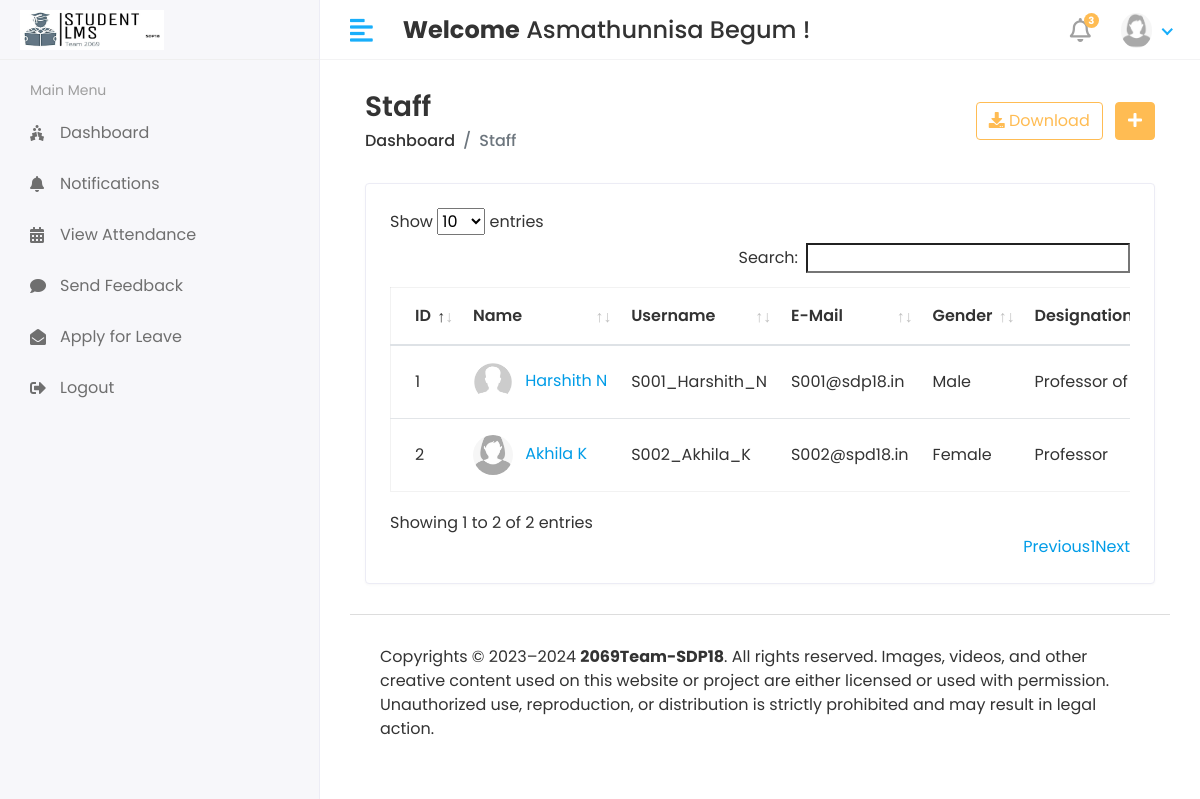
Screenshot of /HOD/Staff/View (signed in) with the database file from the repository.
### app/models.py (models this page shows, shortened)
class CustomUser(AbstractUser):
    USER_CHOICES = (
        (1, 'HOD'),
        (2, 'STAFF'),
        (3, 'STUDENT'),
    )
    user_type = models.CharField(choices=USER_CHOICES, max_length=50, default=1)
    profile_pic = models.ImageField(upload_to='media/profile_pics')
    class Meta:
        db_table = 'custom_user_table'

class Staff(models.Model):
    admin = models.OneToOneField(CustomUser,on_delete=models.CASCADE)
    address = models.TextField()
    gender = models.CharField(max_length=100)
    desgination = models.CharField(max_length=100)
    created_at = models.DateTimeField(auto_now_add=True)
    updated_at = models.DateTimeField(auto_now_add=True)
    class Meta:
        db_table = 'staff_table'

### Studentlearningmanagementsystem/HOD_views.py (the view)
# urls.py: path('HOD/Staff/View', HOD_views.VIEW_STAFF, name='view_staff'),
@login_required(login_url='/')
def VIEW_STAFF(request):
    staff = Staff.objects.all()
    context = {
        'staff':staff,
    }
    return render(request, 'Hod/view_staff.html', context)

### templates/HOD/view_staff.html (shortened to what this page needs)
{% extends 'base.html' %}
{% block content %}
<div class="content container-fluid">
    <div class="page-header">
        <div class="row align-items-center">
            <div class="col">
                <h3 class="page-title">Staff</h3>
                <ul class="breadcrumb">
                    <li class="breadcrumb-item"><a href="{% url 'HOD_home' %}">Dashboard</a></li>
                    <li class="breadcrumb-item active">Staff</li>
                </ul>
            </div>
            <div class="col-auto text-right ml-auto">
                <a href="#" class="btn btn-outline-primary mr-2"><i class="fas fa-download"></i> Download</a>
                <a href="{% url 'add_staff' %}" class="btn btn-primary"><i class="fas fa-plus"></i></a>
            </div>
        </div>
    </div>
    <div class="row">
        <div class="col-sm-12">
            <div class="card card-table">
                <div class="card-body">
                    <div class="table-responsive">
                        <table id='table_id' class="table table-hover table-center mb-0">
                            <thead>
                                <tr>
                                    <th>ID</th>
                                    <th>Name</th>
                                    <th>Username</th>
                                    <th>E-Mail</th>
                                    <th>Gender</th>
                                    <th>Designation</th>
                                </tr>
                            </thead>
                            <tbody>
                                {% for i in staff %}
                                <tr>
                                    <td>{{i.id}}</td>
                                    <td>
                                        <div class="table-avatar">
                                            <a href="student-details.html" class="avatar avatar-sm mr-2"><img
                                                    class="avatar-img rounded-circle"
                                                    src="/{{i.admin.profile_pic}}" alt="User Image"></a>
                                            <a href="student-details.html">{{i.admin.first_name}}&nbsp;{{i.admin.last_name}}</a>
                                        </div>
                                    </td>
                                    <td>{{i.admin.username}}</td>
                                    <td>{{i.admin.email}}</td>
                                    <td>{{i.gender}}</td>
                                    <td>{{i.desgination}}</td>
                                </tr>
                                {% endfor %}
                            </tbody>
                        </table>
                    </div>
                </div>
            </div>
        </div>
    </div>
</div>
{% endblock %}

### templates/includes/header.html (shortened to what this page needs)
{% load static %}
<div class="header">
    <div class="header-left">
       <a href="index.html" class="logo">
       <img src="{% static 'assets/img/logo3.jpg' %}" alt="Logo">
       </a>
    </div>
    <a href="javascript:void(0);" id="toggle_btn">
    <i class="fas fa-align-left"></i>
    </a>
    <div class="top-nav-search mt-3">
      <h4><strong>Welcome</strong>&nbsp;<span>{{user.first_name}} {{ user.last_name }}&nbsp;!</span></h4>
    </div>
    <ul class="nav user-menu">
       <li class="nav-item dropdown noti-dropdown">
          <a href="#" class="dropdown-toggle nav-link" data-toggle="dropdown">
          <i class="far fa-bell"></i> <span class="badge badge-pill">3</span>
          </a>
       </li>
       <li class="nav-item dropdown has-arrow">
          <a href="#" class="dropdown-toggle nav-link" data-toggle="dropdown">
            {% if user.profile_pic == "" %}
            <img class="rounded-circle" src="{% static '/assets/img/noimg.jpg' %}" width="31" alt="{{user.username}}">
            {% else %}
          <span class="user-img"><img class="rounded-circle" src="/{{ user.profile_pic }}" width="31" alt="{{user.username}}"></span>
          {% endif %}
         </a>
       </li>
    </ul>
 </div>

### static/assets/css/style.css (style rules this page uses)
html { height: 100%; }
body { background-color: #fff; color: #333; font-family: 'Poppins', sans-serif; font-size: 1rem; height: 100%; line-height: 1.5; overflow-x: hidden; }
h1, h2, h3, h4, h5, h6 { font-family: 'Poppins', sans-serif; margin-top: 0; }
a { color: #009ce7; }
input, button, a { transition: all 0.4s ease; -moz-transition: all 0.4s ease; -o-transition: all 0.4s ease; -ms-transition: all 0.4s ease; -webkit-transition: all 0.4s ease; }
ul, ol { padding: 0px; list-style: none; }
.table { color: #333; max-width: 100%; margin-bottom: 0; width: 100%; }
.table.dataTable { border-collapse: collapse !important; border: 1px solid rgba(0, 0, 0, 0.05); }
.table thead tr th { font-weight: 600; }
.table tbody tr { border-bottom: 1px solid rgba(0, 0, 0, 0.05); }
.table.table-center td, .table.table-center th { vertical-align: middle; }
.card-table .card-body .table > thead > tr > th { border-top: 0; }
.card-table .card-body .table tr td:first-child, .card-table .card-body .table tr th:first-child { padding-left: 1.5rem; }
.card-table .table td, .card-table .table th { border-top: 1px solid #e2e5e8; padding: 1rem 0.75rem; white-space: nowrap; }
.btn-primary { background-color: #FFBC53; border: 1px solid #FFBC53; }
.btn-outline-primary { color: #FFBC53; border-color: #FFBC53; }
.card { border: 1px solid #ececf5; box-shadow: 0 1px 3px 0 rgba(0, 0, 0, 0.03); margin-bottom: 1.875rem; }
.card-body { padding: 1.5rem; }
.avatar { position: relative; display: inline-block; width: 3rem; height: 3rem }
.avatar > img { width: 100%; height: 100%; -o-object-fit: cover; object-fit: cover; }
.avatar-sm { width: 2.5rem; height: 2.5rem; }
.header { background-color: #fff; border-bottom: 1px solid #f3f3f4; left: 0; position: fixed; right: 0; top: 0; z-index: 1001; height: 60px; }
.header .header-left { float: left; height: 60px; padding: 0 20px; position: relative; width: 320px; z-index: 1; transition: all 0.2s ease-in-out; background-color: #f7f7fa; border-bottom: 1px solid #efefef; border-right: 1px solid #ececf5; display: flex; align-items: center; }
.header .header-left .logo { display: inline-block; line-height: 60px; }
.header .header-left .logo img { max-height: 40px; width: auto; }
.header .dropdown-toggle:after { display: none; }
.header .has-arrow .dropdown-toggle:after { border-top: 0; border-left: 0; border-bottom: 2px solid #18aefa; border-right: 2px solid #18aefa; content: ''; height: 8px; display: inline-block; pointer-events: none; -webkit-transform-origin: 66% 66%; -ms-transform-origin: 66% 66%; transform-origin: 66% 66%; -webkit-transform: rotate(45deg); -ms-transform: rotate(45deg); transform: rotate(45deg); -webkit-transition: all 0.15s ease-in-out; transition: all 0.15s ease-in-out; width: 8px; vertical-align: 0px; }
.user-menu { float: right; margin: 0; position: relative; z-index: 99; padding-right: 15px; }
.user-menu.nav > li > a { color: #a0a0a0; font-size: 14px; line-height: 58px; padding: 0 15px; height: 60px; }
.user-img { margin-right: 3px; position: relative; }
.top-nav-search { float: left; margin-left: 15px; }
.page-header { margin-bottom: 1.875rem; }
.page-header .breadcrumb { background-color: transparent; color: #6c757d; font-size: 1rem; font-weight: 500; margin-bottom: 0; padding: 0; }
.page-header .breadcrumb a { color: #333; }
.page-title { font-size: 28px; font-weight: 600; color: #333; margin-bottom: 5px; }
.user-menu.nav > li > a .badge { background-color: #FFBC53; display: block; font-size: 10px; font-weight: bold; height: 15px; width: 15px; position: absolute; right: 7px; top: 13px; color: #fff; padding: 3px; }
.user-menu.nav > li > a > i { font-size: 1.5rem; line-height: 60px; }
@media (min-width: 992px) { #toggle_btn { align-items: center; color: #18aefa; display: inline-flex; float: left; font-size: 26px; height: 60px; justify-content: center; margin-left: 15px; padding: 0 15px; } }

### rows the page displays
CustomUser: first_name "Asmathunnisa", last_name "Begum", profile_pic (picture)
Staff: id "1", admin.profile_pic (picture), admin.first_name "Harshith", admin.last_name "N", admin.username "S001_Harshith_N", admin.email "S001@sdp18.in", gender "Male", desgination "Professor of…"
Staff: id "2", admin.profile_pic (picture), admin.first_name "Akhila", admin.last_name "K", admin.username "S002_Akhila_K", admin.email "S002@spd18.in", gender "Female", desgination "Professor"
